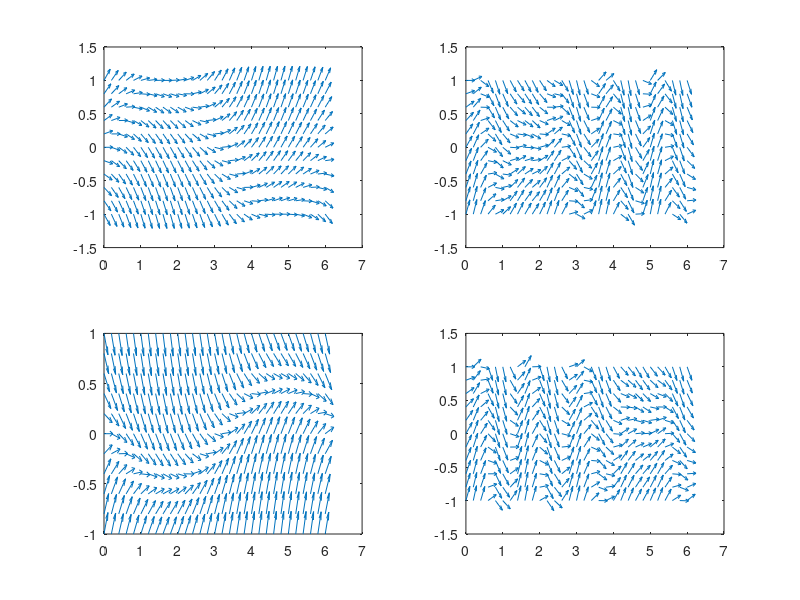

The MATLAB source for this figure:
[t,u] = meshgrid(0:0.2:6, -1:0.2:1);
dU = u - sin(t);
L=sqrt(1+dU.^2);
subplot(2,2,1)
quiver(t, u, 1./L, dU./L);

[t,u] = meshgrid(0:0.2:6, -1:0.2:1);
dU = -u+sin(4*t)+cos(5*t);
L=sqrt(1+dU.^2);
subplot(2,2,2)
quiver(t, u, 1./L, dU./L);

[t,u] = meshgrid(0:0.2:6, -1:0.2:1);
dU = -2*u-sin(t);
L=sqrt(1+dU.^2);
subplot(2,2,3)
quiver(t, u, 1./L, dU./L);

[t,u] = meshgrid(0:0.2:6, -1:0.2:1);
dU = -u+sin(5*t)+cos(4*t)
L=sqrt(1+dU.^2);
subplot(2,2,4)
quiver(t, u, 1./L, dU./L);